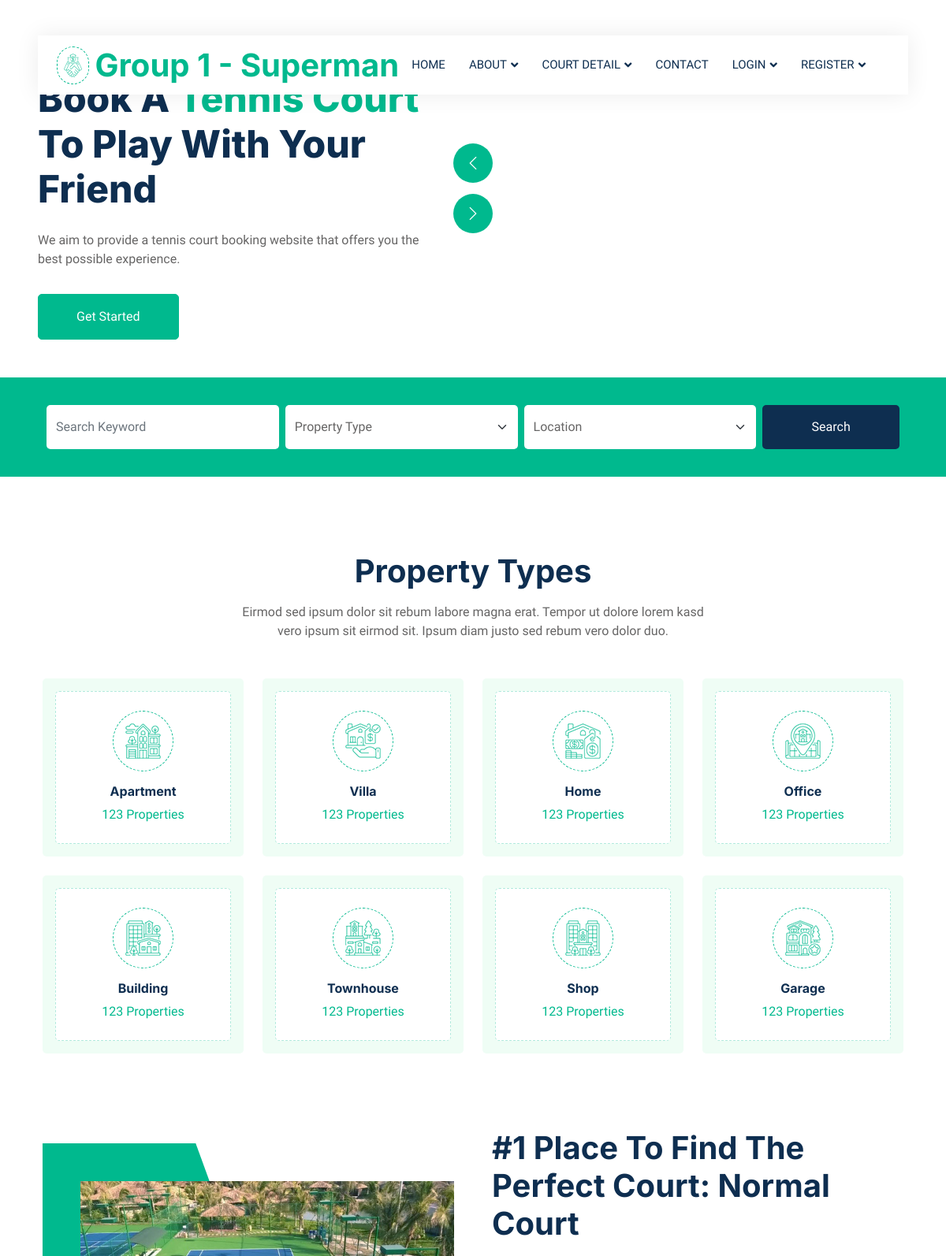
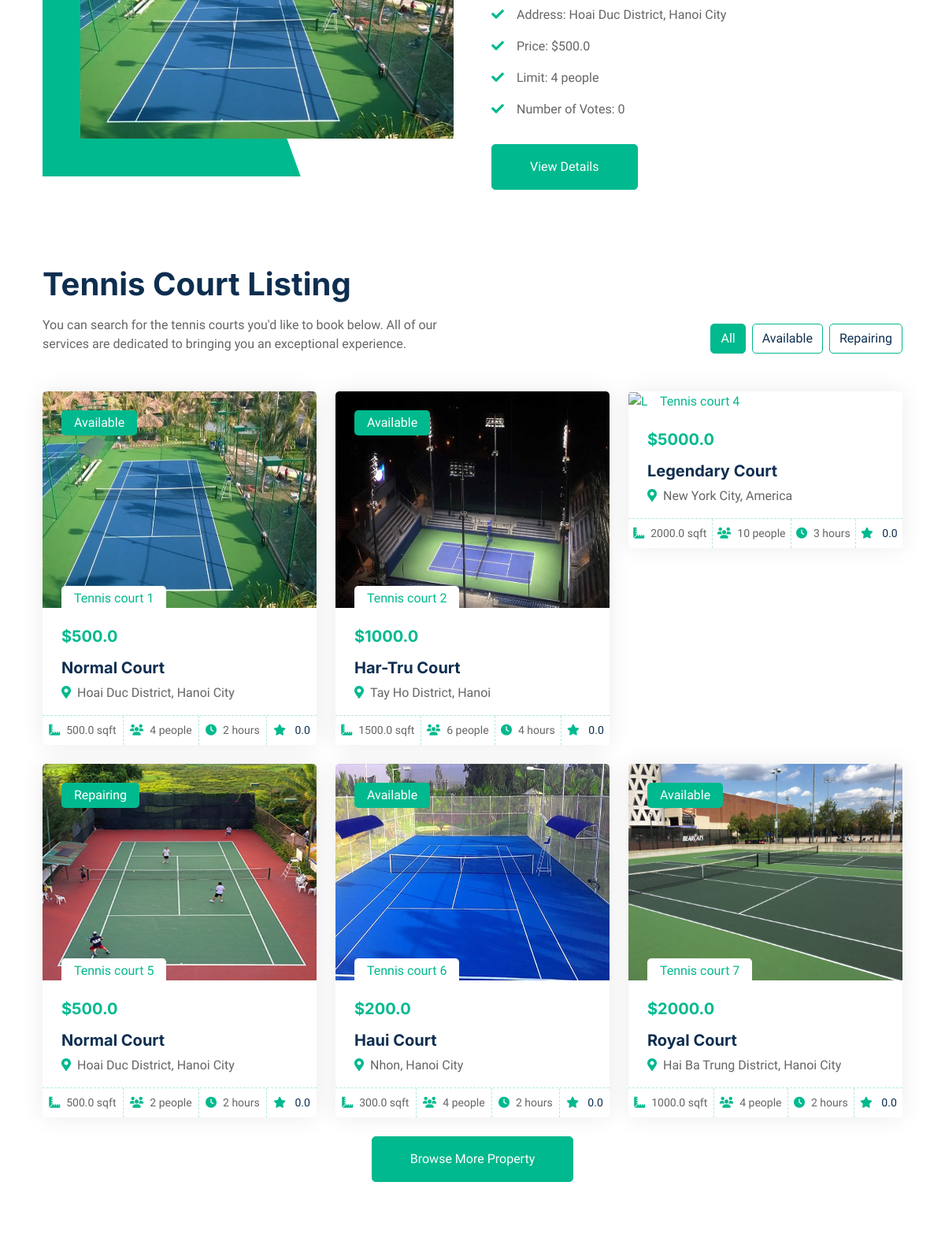
/home/ (upper part), run on the app's committed database (2 pictures, top to bottom).
### home/models.py (models this page shows, shortened)
class Tennis(models.Model):
    STATUS_CHOICES = [
        ('Available', 'Available'),
        ('Repairing', 'Repairing'),
    ]
    name = models.CharField(max_length=255, null=True)
    price = models.FloatField()
    squared = models.FloatField()
    limit = models.IntegerField()
    court_address = models.CharField(max_length=255, null=True)
    status = models.CharField(max_length=10, choices=STATUS_CHOICES, default='Available')
    image = models.ImageField(null=True, blank=True)
    hours = models.IntegerField()
    brief = models.CharField(max_length=100000, null=True)
    playTime = models.CharField(max_length=255, null=True, blank=True)
    booked_times = models.JSONField(default=list)
    dateTime = models.DateField(null=True, blank=True)
    @property
    def ImageURL(self):
        try:
            url = self.image.url
        except:
            url = ''
        return url
    def average_rating(self):
        reviews = self.reviews.all()
        if reviews:
            return round(sum([review.rating for review in reviews]) / len(reviews), 1)
        return 0

### home/views.py (the view)
# urls.py: path('home/', views.home, name='home'),
def home(request):
    tennis = Tennis.objects.all()
    top_court = Tennis.objects.annotate(vote_count=Count('reviews')).order_by('-vote_count').first()
    return render(request, "apps/index.html", {'tennis_courts': tennis, 'top_court': top_court})

### home/templates/apps/index.html (shortened to what this page needs)
{% extends 'apps/master.html' %} {% load static %} {% block home_header %}
<div class="container-fluid header bg-white p-0">
    <div class="row g-0 align-items-center flex-column-reverse flex-md-row">
        <div class="col-md-6 p-5 mt-lg-5">
            <h1 class="display-5 animated fadeIn mb-4">Book A <span class="text-primary">Tennis Court</span> To Play With Your Friend</h1>
            <p class="animated fadeIn mb-4 pb-2">We aim to provide a tennis court booking website that offers you the best possible experience.</p>
            <a href="{% url 'property_list' %}" class="btn btn-primary py-3 px-5 me-3 animated fadeIn">Get Started</a>
        </div>
        <div class="col-md-6 animated fadeIn">
            <div class="owl-carousel header-carousel">
            </div>
        </div>
    </div>
</div>
{% endblock home_header %} {% block home %}
<div class="container-xxl py-5">
    <div class="container">
        <div class="text-center mx-auto mb-5 wow fadeInUp" data-wow-delay="0.1s" style="max-width: 600px;">
            <h1 class="mb-3">Property Types</h1>
            <p>Eirmod sed ipsum dolor sit rebum labore magna erat. Tempor ut dolore lorem kasd vero ipsum sit eirmod sit. Ipsum diam justo sed rebum vero dolor duo.</p>
        </div>
        <div class="row g-4">
            <div class="col-lg-3 col-sm-6 wow fadeInUp" data-wow-delay="0.1s">
                <a class="cat-item d-block bg-light text-center rounded p-3" href="">
                    <div class="rounded p-4">
                        <div class="icon mb-3">
                            <img class="img-fluid" src="{% static 'app/img/icon-apartment.png' %}" alt="Icon">
                        </div>
                        <h6>Apartment</h6>
                        <span>123 Properties</span>
                    </div>
                </a>
            </div>
            <div class="col-lg-3 col-sm-6 wow fadeInUp" data-wow-delay="0.3s">
                <a class="cat-item d-block bg-light text-center rounded p-3" href="">
                    <div class="rounded p-4">
                        <div class="icon mb-3">
                            <img class="img-fluid" src="{% static 'app/img/icon-villa.png' %}" alt="Icon">
                        </div>
                        <h6>Villa</h6>
                        <span>123 Properties</span>
                    </div>
                </a>
            </div>
            <div class="col-lg-3 col-sm-6 wow fadeInUp" data-wow-delay="0.5s">
                <a class="cat-item d-block bg-light text-center rounded p-3" href="">
                    <div class="rounded p-4">
                        <div class="icon mb-3">
                            <img class="img-fluid" src="{% static 'app/img/icon-house.png' %}" alt="Icon">
                        </div>
                        <h6>Home</h6>
                        <span>123 Properties</span>
                    </div>
                </a>
            </div>
            <div class="col-lg-3 col-sm-6 wow fadeInUp" data-wow-delay="0.7s">
                <a class="cat-item d-block bg-light text-center rounded p-3" href="">
                    <div class="rounded p-4">
                        <div class="icon mb-3">
                            <img class="img-fluid" src="{% static 'app/img/icon-housing.png' %}" alt="Icon">
                        </div>
                        <h6>Office</h6>
                        <span>123 Properties</span>
                    </div>
                </a>
            </div>
            <div class="col-lg-3 col-sm-6 wow fadeInUp" data-wow-delay="0.1s">
                <a class="cat-item d-block bg-light text-center rounded p-3" href="">
                    <div class="rounded p-4">
                        <div class="icon mb-3">
                            <img class="img-fluid" src="{% static 'app/img/icon-building.png' %}" alt="Icon">
                        </div>
                        <h6>Building</h6>
                        <span>123 Properties</span>
                    </div>
                </a>
            </div>
            <div class="col-lg-3 col-sm-6 wow fadeInUp" data-wow-delay="0.3s">
                <a class="cat-item d-block bg-light text-center rounded p-3" href="">
                    <div class="rounded p-4">
                        <div class="icon mb-3">
                            <img class="img-fluid" src="{% static 'app/img/icon-neighborhood.png' %}" alt="Icon">
                        </div>
                        <h6>Townhouse</h6>
                        <span>123 Properties</span>
                    </div>
                </a>
            </div>
            <div class="col-lg-3 col-sm-6 wow fadeInUp" data-wow-delay="0.5s">
                <a class="cat-item d-block bg-light text-center rounded p-3" href="">
                    <div class="rounded p-4">
                        <div class="icon mb-3">
                            <img class="img-fluid" src="{% static 'app/img/icon-condominium.png' %}" alt="Icon">
                        </div>
                        <h6>Shop</h6>
                        <span>123 Properties</span>
                    </div>
                </a>
            </div>
            <div class="col-lg-3 col-sm-6 wow fadeInUp" data-wow-delay="0.7s">
                <a class="cat-item d-block bg-light text-center rounded p-3" href="">
                    <div class="rounded p-4">
                        <div class="icon mb-3">
                            <img class="img-fluid" src="{% static 'app/img/icon-luxury.png' %}" alt="Icon">
                        </div>
                        <h6>Garage</h6>
                        <span>123 Properties</span>
                    </div>
                </a>
            </div>
        </div>
    </div>
</div>
<div class="container-xxl py-5">
    <div class="container">
        <div class="row g-5 align-items-center">
            {% if top_court %}
            <div class="col-lg-6 wow fadeIn" data-wow-delay="0.1s">
                <div class="about-img position-relative overflow-hidden p-5 pe-0">
                    <img class="img-fluid w-100" src="{{ top_court.ImageURL }}" alt="{{ top_court.name }}">
                </div>
            </div>
            <div class="col-lg-6 wow fadeIn" data-wow-delay="0.5s">
                <h1 class="mb-4">#1 Place To Find The Perfect Court: {{ top_court.name }}</h1>
                <p><i class="fa fa-check text-primary me-3"></i>Address: {{ top_court.court_address }}</p>
                <p><i class="fa fa-check text-primary me-3"></i>Price: ${{ top_court.price }}</p>
                <p><i class="fa fa-check text-primary me-3"></i>Limit: {{ top_court.limit }} people</p>
                <p><i class="fa fa-check text-primary me-3"></i>Number of Votes: {{ top_court.vote_count }}</p>
                <a class="btn btn-primary py-3 px-5 mt-3" href="{% url 'detail' %}?id={{ top_court.id }}">View Details</a>
            </div>
            {% else %}
            <div class="col-lg-12 text-center">
                <h2>No courts have been voted yet.</h2>
            </div>
            {% endif %}
        </div>
    </div>
</div>
<div class="container-xxl py-5">
    <div class="container">
        <div class="row g-0 gx-5 align-items-end">
            <div class="col-lg-6">
                <div class="text-start mx-auto mb-5 wow slideInLeft" data-wow-delay="0.1s">
                    <h1 class="mb-3">Tennis Court Listing</h1>
                    <p>You can search for the tennis courts you'd like to book below. All of our services are dedicated to bringing you an exceptional experience.</p>
                </div>
            </div>
            <div class="col-lg-6 text-start text-lg-end wow slideInRight" data-wow-delay="0.1s">
                <ul class="nav nav-pills d-inline-flex justify-content-end mb-5">
                    <li class="nav-item me-2">
                        <a class="btn btn-outline-primary active" data-bs-toggle="pill" href="#tab-1">All</a>
                    </li>
                    <li class="nav-item me-2">
                        <a class="btn btn-outline-primary" data-bs-toggle="pill" href="#tab-2">Available</a>
                    </li>
                    <li class="nav-item me-0">
                        <a class="btn btn-outline-primary" data-bs-toggle="pill" href="#tab-3">Repairing</a>
                    </li>
                </ul>
            </div>
        </div>
        <div class="tab-content">
            <div id="tab-1" class="tab-pane fade show p-0 active">
                <div class="row g-4" id="tennis-court-container">
                    {% for court in tennis_courts %}
                    <div class="col-lg-4 col-md-6 wow fadeInUp tennis-court-item" data-wow-delay="0.1s" style="display: none;">
                        <div class="property-item rounded overflow-hidden">
                            <div class="position-relative overflow-hidden">
                                <a href=""><img style="height:275px; width: 100%;" class="img-fluid" src="{{ court.ImageURL }}" alt="{{ court.name }}"></a>
                                <div class="bg-primary rounded text-white position-absolute start-0 top-0 m-4 py-1 px-3">{{ court.status }}</div>
                                <div class="bg-white rounded-top text-primary position-absolute start-0 bottom-0 mx-4 pt-1 px-3">Tennis court {{ court.id }}</div>
                            </div>
                            <div class="p-4 pb-0">
                                <h5 class="text-primary mb-3">${{ court.price }}</h5>
                                <a class="d-block h5 mb-2" href="{% url 'detail' %}?id={{ court.id }}">{{ court.name }}</a>
                                <p><i class="fa fa-map-marker-alt text-primary me-2 "></i>{{ court.court_address }}</p>
                            </div>
                            <div class="d-flex border-top ">
                                <small class="flex-fill text-center border-end py-2 "><i class="fa fa-ruler-combined text-primary me-2 "></i>{{ court.squared }} sqft</small>
                                <small class="flex-fill text-center border-end py-2 "><i class="fa-solid fa-users text-primary me-2 "></i>{{ court.limit }} people</small>
                                <small class="flex-fill text-center border-end py-2"><i class="fa-solid fa-clock text-primary me-2 "></i>{{ court.hours }} hours</small>
                                <small class="flex-fill text-center py-2">
                                    <i class="fa-solid fa-star text-primary me-2"></i>
                                    <a href="{% url 'rating' court.id %}" class="text-decoration-none text-dark">
                                        {{ court.average_rating|floatformat:1 }}
                                    </a>
                                </small>
                            </div>
                        </div>
                    </div>
                    {% endfor %}
                </div>
                <div>
                    <div class="col-12 text-center wow fadeInUp" data-wow-delay="0.1s">
                        <br>
                        <a class="btn btn-primary py-3 px-5" href="/property_list/">Browse More Property</a>
                    </div>
                </div>
            </div>
        </div>
    </div>
</div>
<div class="container-xxl py-5">
    <div class="container">
        <div class="bg-light rounded p-3">
            <div class="bg-white rounded p-4" style="border: 1px dashed rgba(0, 185, 142, .3)">
                <div class="row g-5 align-items-center">
                </div>
            </div>
        </div>
    </div>
</div>
{% endblock home%}

### data on the page
Tennis: ImageURL (picture), name "Normal Court", court_address "Hoai Duc District, Hanoi City", price "500.0", limit "4", vote_count "0", status "Available", id "1", squared "500.0", hours "2", average_rating "0.0"
Tennis: ImageURL (picture), status "Available", id "2", price "1000.0", name "Har-Tru Court", court_address "Tay Ho District, Hanoi", squared "1500.0", limit "6", hours "4", average_rating "0.0"
Tennis: id "4", price "5000.0", name "Legendary Court", court_address "New York City, America", squared "2000.0", limit "10", hours "3", average_rating "0.0"
Tennis: ImageURL (picture), status "Repairing", id "5", price "500.0", name "Normal Court", court_address "Hoai Duc District, Hanoi City", squared "500.0", limit "2", hours "2", average_rating "0.0"
Tennis: ImageURL (picture), status "Available", id "6", price "200.0", name "Haui Court", court_address "Nhon, Hanoi City", squared "300.0", limit "4", hours "2", average_rating "0.0"
Tennis: ImageURL (picture), status "Available", id "7", price "2000.0", name "Royal Court", court_address "Hai Ba Trung District, Hanoi City", squared "1000.0", limit "4", hours "2", average_rating "0.0"
